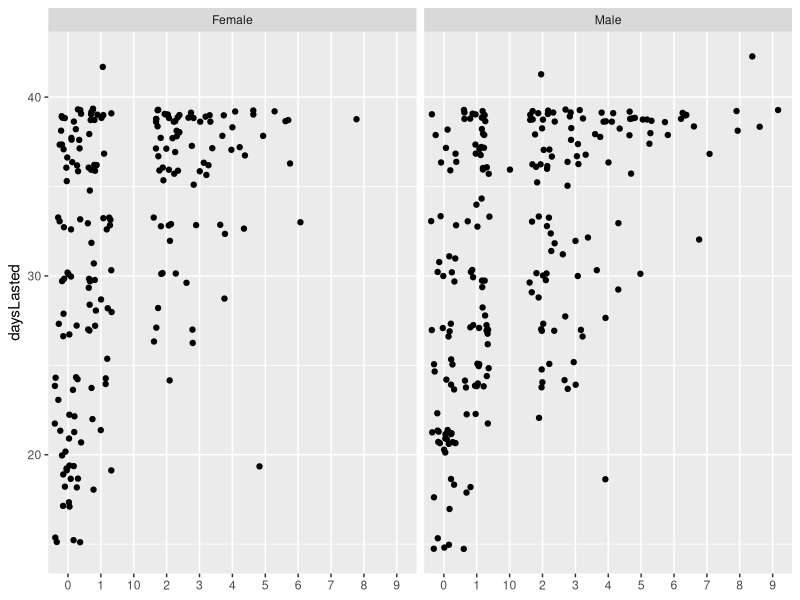

Generate this figure with R:
## ---- chunk 1
knitr::opts_chunk$set(echo = FALSE)
# Load libraries
library(tidyverse)
library(gganimate)
library(ggplot2)

# Read in the CSV file visa read_csv
x <- read_csv("survivor.csv",
              # specify the column types, or else they will be read in as characters
              col_types = cols(
              # Specify the number of days as a double
              daysLasted = col_double(),
              # Also specify that the number of total votes one received is a double
              votesAgainst = col_double(),
              # Specify that the number of tribal challenge wins is a double
              tribalChallengeWins = col_double())) %>%
      # Separate the hometown column into the city and state abbreviation, which we will later use to map out where Survivor contestants and winners hail from in the country by city and state
      separate(col = "hometown", sep =  c(", "), into = c("city", "state_abbr")) %>%
      # Unselect columns that pertain to player trivia, as they are strings of interesting facts that do not contribute to our data.
      select(-(contains("trivia"))) 
## ---- chunk 2

# Create a graphic that shows the number of individual challenge wins for contestants still in the game after the "merge" versus the number of days lasted faceted by gender
x %>%
  # Filter out the N/A values for individual challenge wins, which indicates that the contestant was voted out before the merge
  filter(individualChallengeWins != "N/A",
         # Filter out those who lasted less than two weeks, or 14 days. Since the merge is usually the mid-way point and contain around a dozen remaining contestants, it varies season to season, but the merge has never occurred prior to the two week mark.
         daysLasted > 14) %>%
  # Create a ggplot, with the x-axis as the number of individual challenge wins, and the y-axis as the number of days lasted
  ggplot(mapping = aes(x = individualChallengeWins, y = daysLasted)) +
  # Plot out the points
  geom_jitter(show.legend = FALSE) +
  xlab(NULL) +
  facet_grid(~gender)
